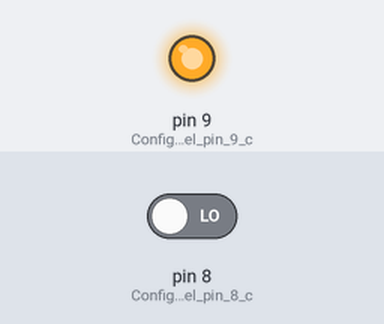
A sketch run on a simulated Arduino Uno, built with avr-gcc and run on an emulated ATmega328P. On the bench: output pins drawn as LEDs (lit = HIGH). The test bench sets the inputs (shaded band); at power-on: pin 8 (Configuracion_del_pin_8_c) LOW. What the sketch prints to the serial monitor is not drawn.

Above: at 0.1 s.
Timing chart, 0 to 1.6 s (numbered marks = the images above):
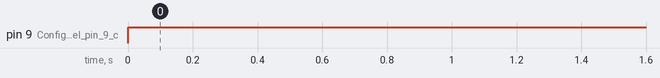

The sketch:

Medir_distancia_Control.ino
```cpp
long distancia;
long tiempo;
void setup(){
  Serial.begin(9600);
  pinMode(9, OUTPUT); //Configuracion del pin 9 como salida: Trigger - Disparo
  pinMode(8, INPUT); //Configuracion del pin 8 como entrada: Recibira el Echo
}

void loop(){
  digitalWrite(9,LOW); //Para darle estabilización al sensor
  delayMicroseconds(5); //Tiempo de 5 micro segundos
  digitalWrite(9, HIGH); //Enviamos el pulso ultrasónico para activar el sensor
  delayMicroseconds(10); //Con una duracion de 10 micro segundos
  tiempo=pulseIn(8, HIGH); //Función para medir la longitud del pulso entrante, mide el tiempo transcurrido de ida y vuelta
  distancia= int(0.017*tiempo); //Fórmula para calcular la distancia obteniendo un valor entero
  //Monitorización en centímetros por el monitor serial
  Serial.println("Distancia "); //Imprimimos "Distancia" sobre el Monitor Serial
  Serial.println(distancia); //Mostramos el Valor de la distancia real sobre el Monitor Serial
  Serial.println(" cm"); //Imprimimos " cm" sobre el Monitor Serial
  delay(1000); //Cada que Tiempo se imprimira el valor de la distancia
}
```

Measured:
- by itself, pin 9 (Configuracion_del_pin_9_c): LOW → HIGH at 0.00 s
